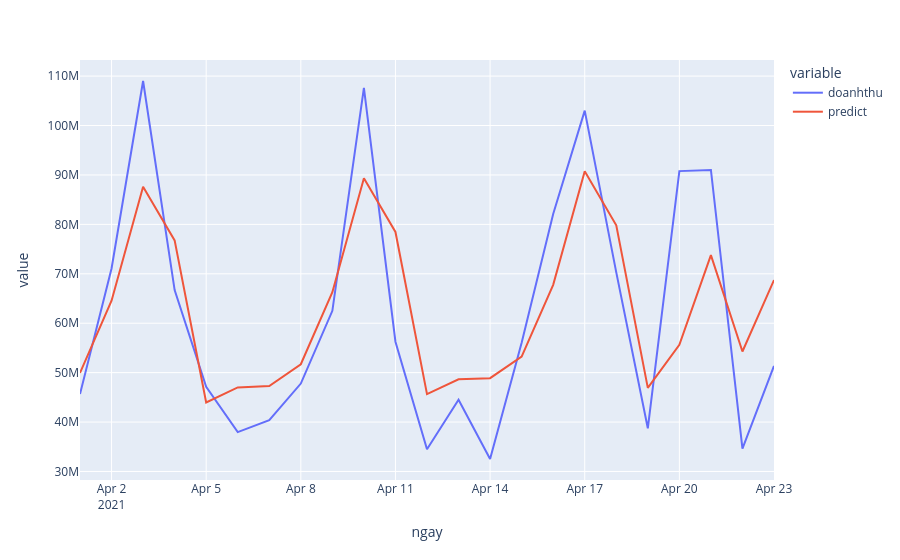
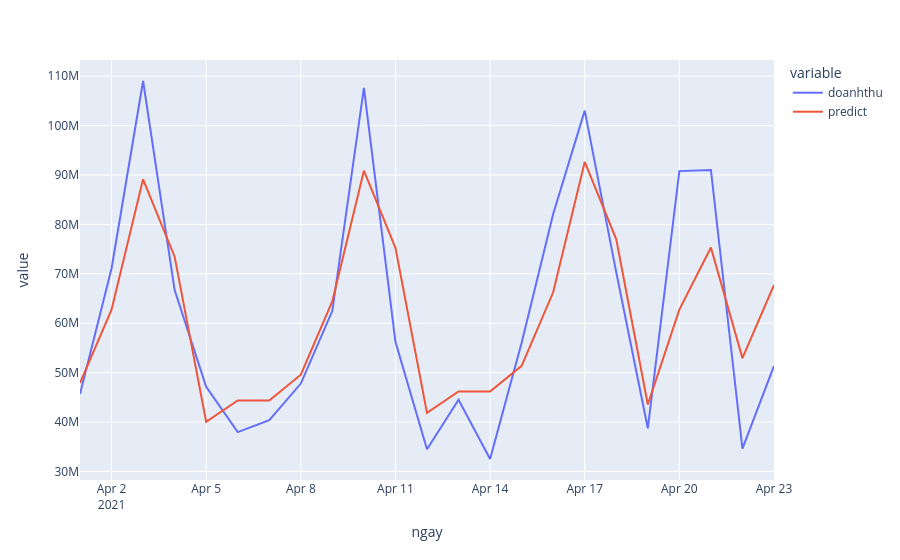

Notebook source saved alongside these figures, in order:
### Markdown cell above
#### ch=6

### Code cell
num=6
# #name="2021.04.28"

## train, test split
train_first  ='2019/1/1'
train_end    ='2020/08/30'
test_01_first='2021/4/1'
test_01_end  ='2021/4/23'
test_02_first='2021/4/1'
test_02_end  ='2021/4/23'
# #predict_first='2021/4/24'

## config parametters
xmax=400000000
xmin=80000000
# #number_days=251

## output log file
output="../output/"+str(num)+"/_"+name
CH = store[store.macuahang==num]

## main 
logs=output.replace("_", "")+"/log.txt"
os.system("mkdir -p "+ output.replace("_", ""))
with open(logs, 'a') as f:
    with contextlib.redirect_stdout(f):
        CH_predict, rmse01, rmse02=main(CH, train_first, train_end,
                     test_01_first, test_01_end, test_02_first,
                     test_02_end, predict_first, xmax, xmin, number_days, output)
rmse01, rmse02

### Figure 1 — Plotly figure (JSON) as saved in the notebook; plotly's stock layout.template omitted (floating-point values rounded to 4 significant figures)
{"data": [{"hovertemplate": "variable=doanhthu<br>ngay=%{x}<br>value=%{y}<extra></extra>", "legendgroup": "doanhthu", "line": {"color": "#636efa", "dash": "solid"}, "marker": {"symbol": "circle"}, "mode": "lines", "name": "doanhthu", "orientation": "v", "showlegend": true, "type": "scatter", "x": ["2021-04-01T00:00:00", "2021-04-02T00:00:00", "2021-04-03T00:00:00", "2021-04-04T00:00:00", "2021-04-05T00:00:00", "2021-04-06T00:00:00", "2021-04-07T00:00:00", "2021-04-08T00:00:00", "2021-04-09T00:00:00", "2021-04-10T00:00:00", "2021-04-11T00:00:00", "2021-04-12T00:00:00", "2021-04-13T00:00:00", "2021-04-14T00:00:00", "2021-04-15T00:00:00", "2021-04-16T00:00:00", "2021-04-17T00:00:00", "2021-04-18T00:00:00", "2021-04-19T00:00:00", "2021-04-20T00:00:00", "2021-04-21T00:00:00", "2021-04-22T00:00:00", "2021-04-23T00:00:00"], "xaxis": "x", "y": [45669875, 71077931, 109008226, 66703616, 47122630, 37961580, 40369110, 47789420, 62514230, 107605815, 56257745, 34501222, 44529756, 32526128, 56029240, 82105571, 103007208, 70298400, 38745328, 90773420, 90999194, 34634200, 51367440], "yaxis": "y"}, {"hovertemplate": "variable=predict<br>ngay=%{x}<br>value=%{y}<extra></extra>", "legendgroup": "predict", "line": {"color": "#EF553B", "dash": "solid"}, "marker": {"symbol": "circle"}, "mode": "lines", "name": "predict", "orientation": "v", "showlegend": true, "type": "scatter", "x": ["2021-04-01T00:00:00", "2021-04-02T00:00:00", "2021-04-03T00:00:00", "2021-04-04T00:00:00", "2021-04-05T00:00:00", "2021-04-06T00:00:00", "2021-04-07T00:00:00", "2021-04-08T00:00:00", "2021-04-09T00:00:00", "2021-04-10T00:00:00", "2021-04-11T00:00:00", "2021-04-12T00:00:00", "2021-04-13T00:00:00", "2021-04-14T00:00:00", "2021-04-15T00:00:00", "2021-04-16T00:00:00", "2021-04-17T00:00:00", "2021-04-18T00:00:00", "2021-04-19T00:00:00", "2021-04-20T00:00:00", "2021-04-21T00:00:00", "2021-04-22T00:00:00", "2021-04-23T00:00:00"], "xaxis": "x", "y": [49950000.0, 64540000.0, 87600000.0, 76760000.0, 43970000.0, 47010000.0, 47280000.0, 51700000.0, 66290000.0, 89320000.0, 78460000.0, 45650000.0, 48650000.0, 48880000.0, 53240000.0, 67770000.0, 90740000.0, 79810000.0, 46930000.0, 55620000.0, 73770000.0, 54280000.0, 68720000.0], "yaxis": "y"}], "layout": {"legend": {"title": {"text": "variable"}, "tracegroupgap": 0}, "margin": {"t": 60}, "xaxis": {"anchor": "y", "domain": [0, 1], "title": {"text": "ngay"}}, "yaxis": {"anchor": "x", "domain": [0, 1], "title": {"text": "value"}}}}

### Figure 2 — Plotly figure (JSON) as saved in the notebook; plotly's stock layout.template omitted (floating-point values rounded to 4 significant figures)
{"data": [{"hovertemplate": "variable=doanhthu<br>ngay=%{x}<br>value=%{y}<extra></extra>", "legendgroup": "doanhthu", "line": {"color": "#636efa", "dash": "solid"}, "marker": {"symbol": "circle"}, "mode": "lines", "name": "doanhthu", "orientation": "v", "showlegend": true, "type": "scatter", "x": ["2021-04-01T00:00:00", "2021-04-02T00:00:00", "2021-04-03T00:00:00", "2021-04-04T00:00:00", "2021-04-05T00:00:00", "2021-04-06T00:00:00", "2021-04-07T00:00:00", "2021-04-08T00:00:00", "2021-04-09T00:00:00", "2021-04-10T00:00:00", "2021-04-11T00:00:00", "2021-04-12T00:00:00", "2021-04-13T00:00:00", "2021-04-14T00:00:00", "2021-04-15T00:00:00", "2021-04-16T00:00:00", "2021-04-17T00:00:00", "2021-04-18T00:00:00", "2021-04-19T00:00:00", "2021-04-20T00:00:00", "2021-04-21T00:00:00", "2021-04-22T00:00:00", "2021-04-23T00:00:00"], "xaxis": "x", "y": [45669875, 71077931, 109008226, 66703616, 47122630, 37961580, 40369110, 47789420, 62514230, 107605815, 56257745, 34501222, 44529756, 32526128, 56029240, 82105571, 103007208, 70298400, 38745328, 90773420, 90999194, 34634200, 51367440], "yaxis": "y"}, {"hovertemplate": "variable=predict<br>ngay=%{x}<br>value=%{y}<extra></extra>", "legendgroup": "predict", "line": {"color": "#EF553B", "dash": "solid"}, "marker": {"symbol": "circle"}, "mode": "lines", "name": "predict", "orientation": "v", "showlegend": true, "type": "scatter", "x": ["2021-04-01T00:00:00", "2021-04-02T00:00:00", "2021-04-03T00:00:00", "2021-04-04T00:00:00", "2021-04-05T00:00:00", "2021-04-06T00:00:00", "2021-04-07T00:00:00", "2021-04-08T00:00:00", "2021-04-09T00:00:00", "2021-04-10T00:00:00", "2021-04-11T00:00:00", "2021-04-12T00:00:00", "2021-04-13T00:00:00", "2021-04-14T00:00:00", "2021-04-15T00:00:00", "2021-04-16T00:00:00", "2021-04-17T00:00:00", "2021-04-18T00:00:00", "2021-04-19T00:00:00", "2021-04-20T00:00:00", "2021-04-21T00:00:00", "2021-04-22T00:00:00", "2021-04-23T00:00:00"], "xaxis": "x", "y": [47900000.0, 62750000.0, 89110000.0, 73470000.0, 40070000.0, 44380000.0, 44380000.0, 49590000.0, 64480000.0, 90870000.0, 75250000.0, 41860000.0, 46180000.0, 46180000.0, 51380000.0, 66250000.0, 92620000.0, 76970000.0, 43550000.0, 62760000.0, 75310000.0, 52940000.0, 67750000.0], "yaxis": "y"}], "layout": {"legend": {"title": {"text": "variable"}, "tracegroupgap": 0}, "margin": {"t": 60}, "xaxis": {"anchor": "y", "domain": [0, 1], "title": {"text": "ngay"}}, "yaxis": {"anchor": "x", "domain": [0, 1], "title": {"text": "value"}}}}
